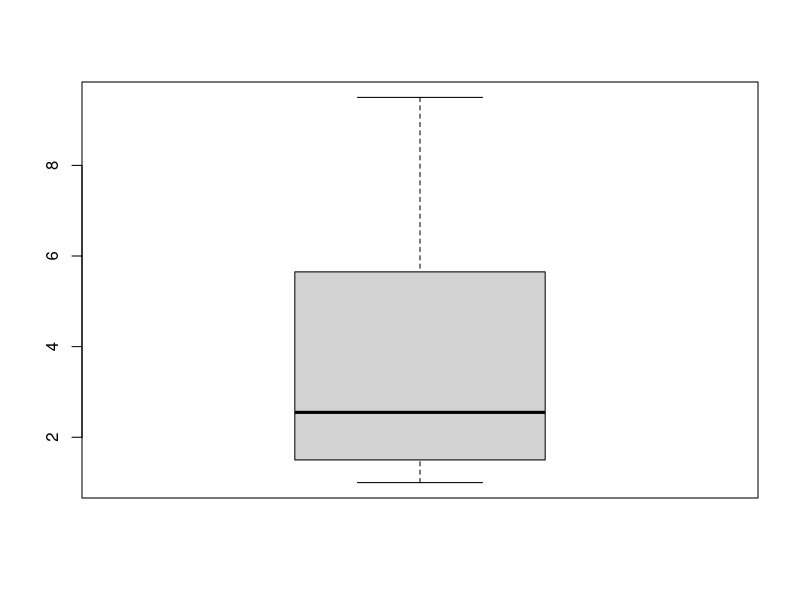
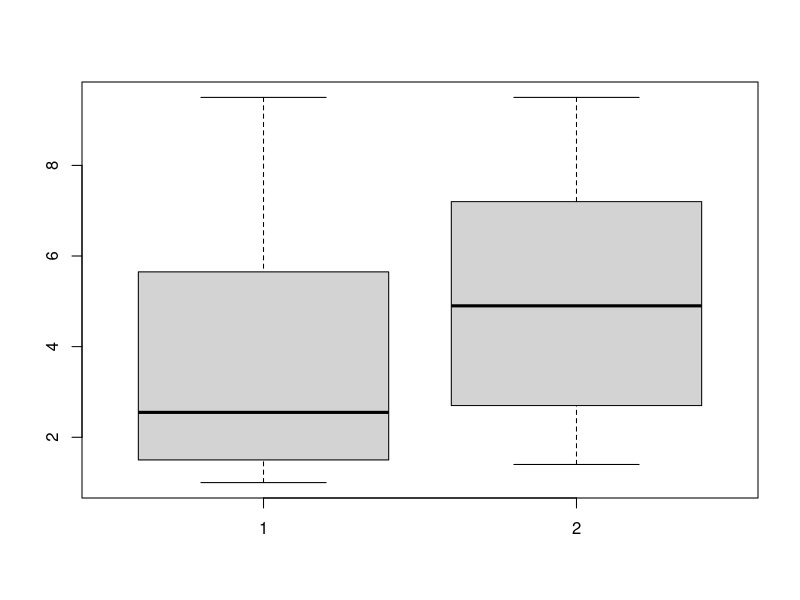
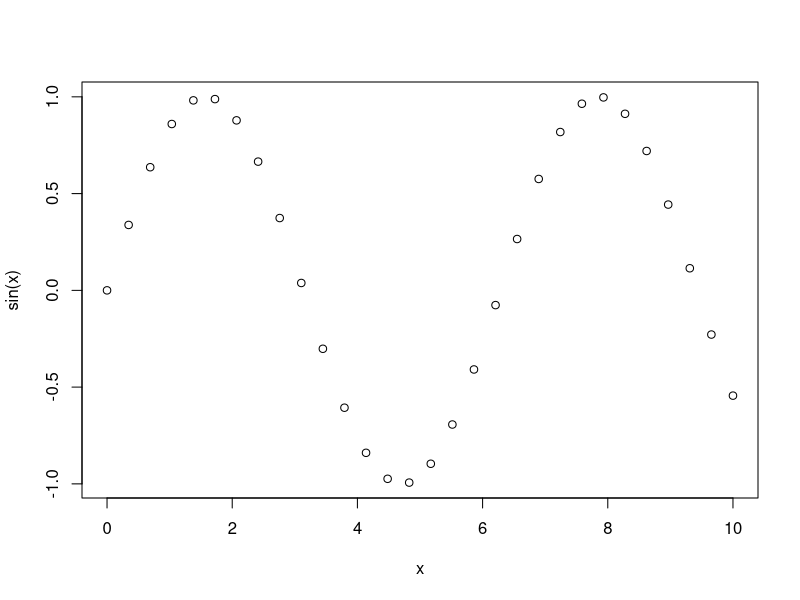
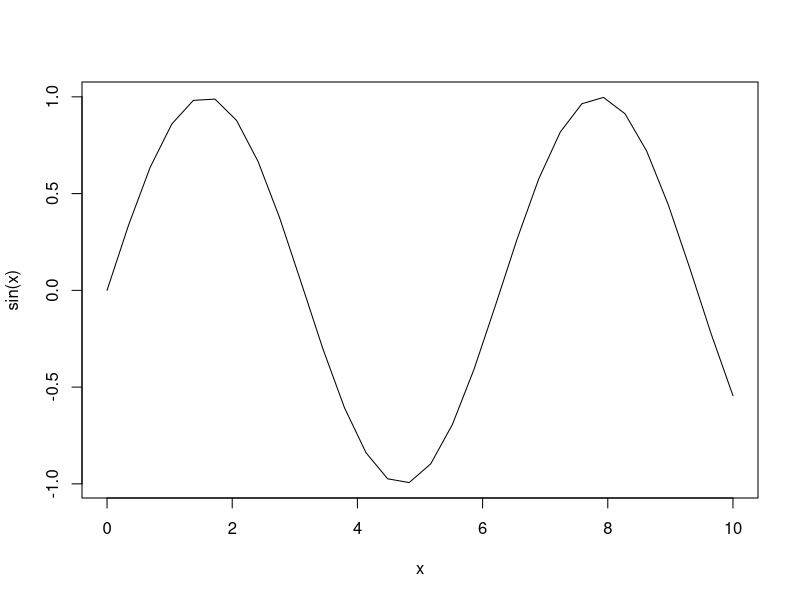

These charts were generated, in order, by the following R code:
## ---- chunk 1
knitr::opts_chunk$set(echo = TRUE)
## ---- chunk 2
x = 3
x
x==3; x==4
## ---- chunk 3
y = c(x,6)
y
## ---- chunk 4
1:10
seq(0,10,length=40)
## ---- chunk 5
rep(2,5)
rep(1:3,5)
## ---- chunk 6
y=c(1.4,1.6,7.5,3.1,9.5,1.0,3.8,2)
length(y)
## ---- chunk 7
y[2]
y[c(1,4,5)]
y[-1]
y<4
y[y<4]
## ---- chunk 8
y[-5]
## ---- chunk 9
matrix(1:6,nrow=2)
## ---- chunk 10
matrix(1:6,ncol=3)
## ---- chunk 11
M=matrix(1:6,ncol=3,byrow=TRUE)
M
## ---- chunk 12
dim(M);nrow(M);ncol(M)
## ---- chunk 13
M[2,3]; M[,3]; M[2,]; M[1,1:2]; M[1,1:3]; M[1,2:3]
## ---- chunk 14
t(M)
## ---- chunk 15
A=matrix(1:8,ncol=4,byrow=TRUE)
A
B=matrix(1:8,nrow=4,byrow=TRUE)
B
## ---- chunk 16
Bt = t(B)
Bt
## ---- chunk 17
A+Bt
A-Bt
A%*%B
## ---- chunk 18
C=matrix(1:4,ncol=2,byrow=TRUE)
C
det(C)
solve(C)
## ---- chunk 19
help(boxplot); boxplot(y)
## ---- chunk 20
z=c(2.7,4.3,9.5,1.4,5.5,7.2); boxplot(y,z)
## ---- chunk 21
x=seq(0,10,length=30);x
y=sin(x);y
## ---- chunk 22
plot(x,sin(x))
plot(x,sin(x),type="l",xlab="x",ylab="sin(x)")
## ---- chunk 23

